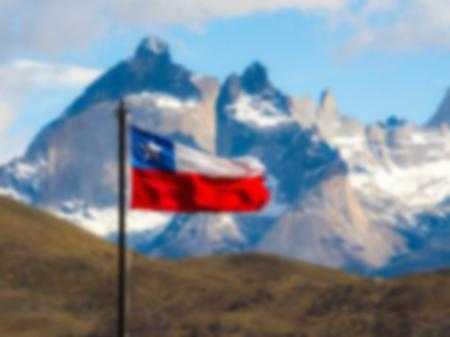

This chart was generated by the following Python code:
from PIL import Image, ImageFilter    

image = Image.open('chile.jpg')
image = image.filter(ImageFilter.GaussianBlur) 
image.save("filtroGaussiano.jpg")
